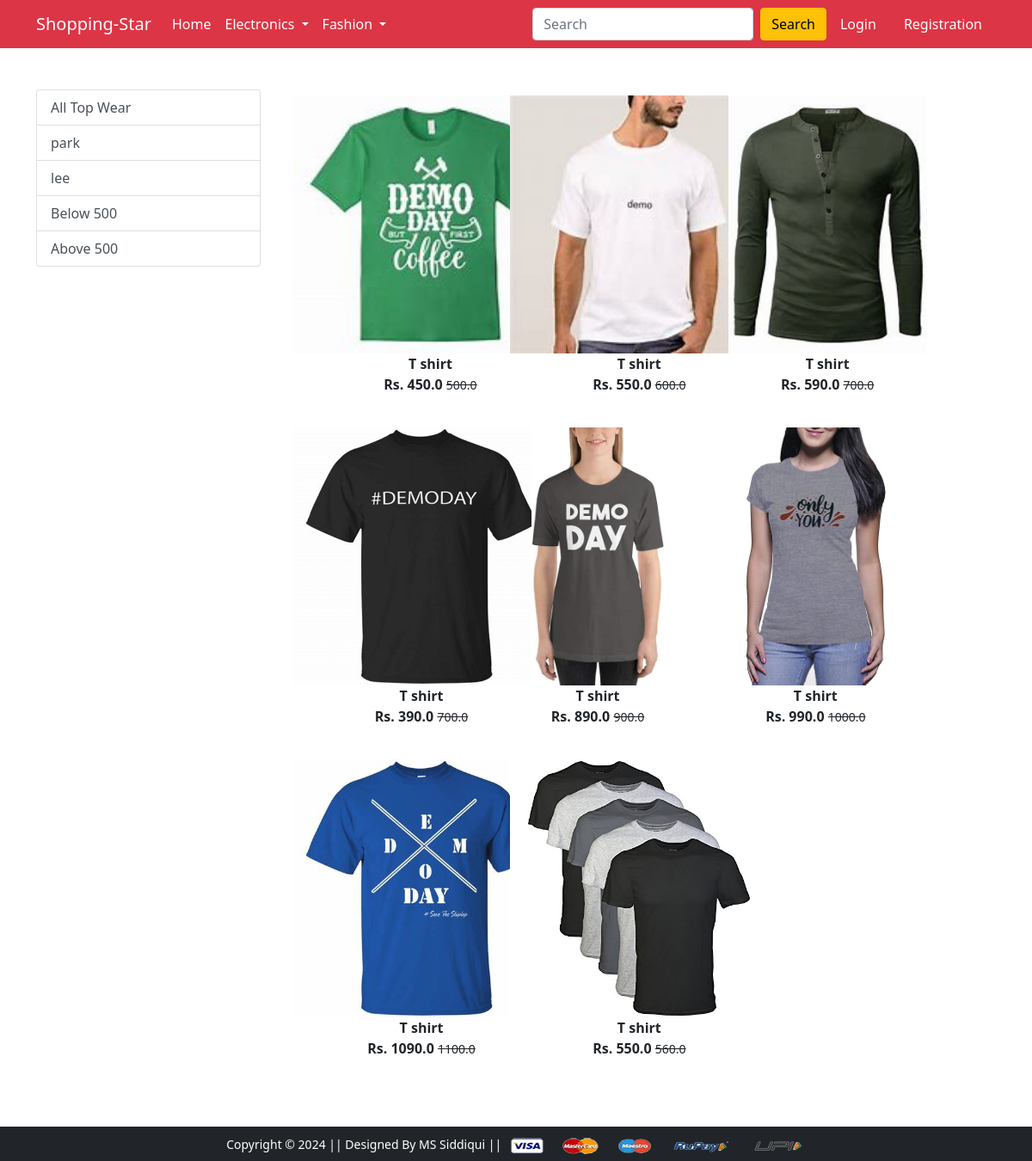
Screenshot of /topwear/ with the database file from the repository.
### app/models.py (models this page shows, shortened)
class Product(models.Model):
 title = models.CharField(max_length=100)
 selling_price = models.FloatField()
 discounted_price = models.FloatField()
 description = models.TextField()
 brand = models.CharField(max_length=100)
 category = models.CharField( choices=CATEGORY_CHOICES, max_length=2)
 product_image = models.ImageField(upload_to='productimg')

### app/views.py (the view)
# urls.py: path('topwear/', views.topwear, name='topwear'),
def topwear(request, data=None):
    topwear = None
    if data is None:
        topwear = Product.objects.filter(category='TW')
    elif data == 'park' or data == 'lee' :
        topwear = Product.objects.filter(category='TW').filter(brand=data)
    elif data == 'below':
        topwear = Product.objects.filter(category='TW').filter(discounted_price__lt=500)
    elif data == 'above':
        topwear = Product.objects.filter(category='TW').filter(discounted_price__gt=500)
    return render(request, 'app/topwear.html', {'topwear': topwear})

### app/templates/app/topwear.html (shortened to what this page needs)
{% extends 'app/base.html' %}
{% load static %}
{% block main-content %}
<div class="container my-5">
 <div class="row">
  <div class="col-sm-3">
   <div class="list-group">
     <a href="{% url 'topwear' %}" class="list-group-item list-group-item-action" aria-current="true">All Top Wear</a>
     <a href="{% url 'topweardata' 'park'  %}" class="list-group-item list-group-item-action" aria-current="true">park</a>
     <a href="{% url 'topweardata' 'lee'  %}" class="list-group-item list-group-item-action">lee</a>
     <a href="{% url 'topweardata' 'below'  %}" class="list-group-item list-group-item-action">Below 500</a>
     <a href="{% url 'topweardata' 'above'  %}" class="list-group-item list-group-item-action">Above 500</a>
   </div>
  </div>
  <div class="col-sm-8">
   <div class="row">
    {% for product in topwear %}
     <div class="col-sm-4 text-center mb-4">
      <a href="{% url 'product-detail' product.id %}" class="btn">
       <div class="item">
        <img src="{{product.product_image.url}}" alt="" height="300" class="">
        <div class="fw-bold">{{product.title}}</div>
        <div class="fw-bold">Rs. {{product.discounted_price}} <small class="fw-light text-decoration-line-through">{{product.selling_price}}</small></div>
       </div>
      </a>
     </div>
    {% endfor %}
   </div>
  </div>
 </div>
</div>
{% endblock main-content %}

### rows the page displays
Product: product_image (picture), title "T shirt", discounted_price "450.0", selling_price "500.0"
Product: product_image (picture), title "T shirt", discounted_price "550.0", selling_price "600.0"
Product: product_image (picture), title "T shirt", discounted_price "590.0", selling_price "700.0"
Product: product_image (picture), title "T shirt", discounted_price "390.0", selling_price "700.0"
Product: product_image (picture), title "T shirt", discounted_price "890.0", selling_price "900.0"
Product: product_image (picture), title "T shirt", discounted_price "990.0", selling_price "1000.0"
Product: product_image (picture), title "T shirt", discounted_price "1090.0", selling_price "1100.0"
Product: product_image (picture), title "T shirt", discounted_price "550.0", selling_price "560.0"
